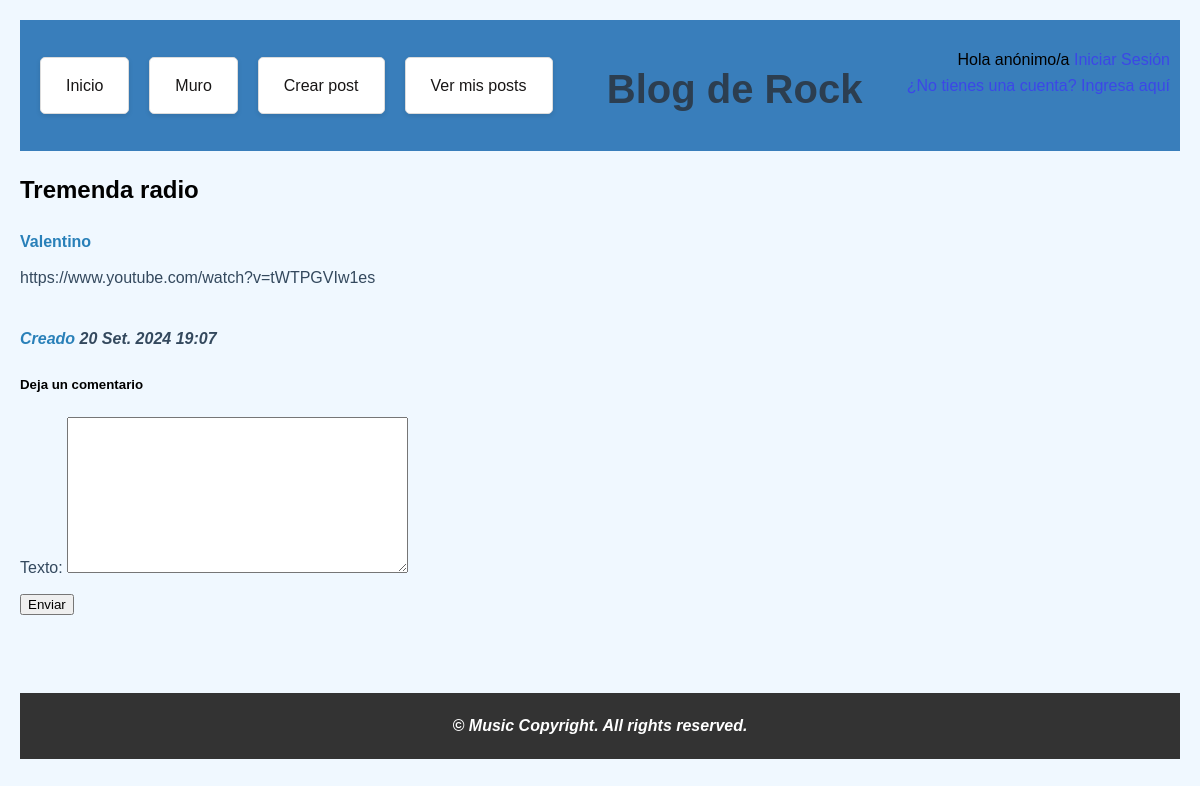
The page /blog/tremenda-radio/ on the database as committed earlier.
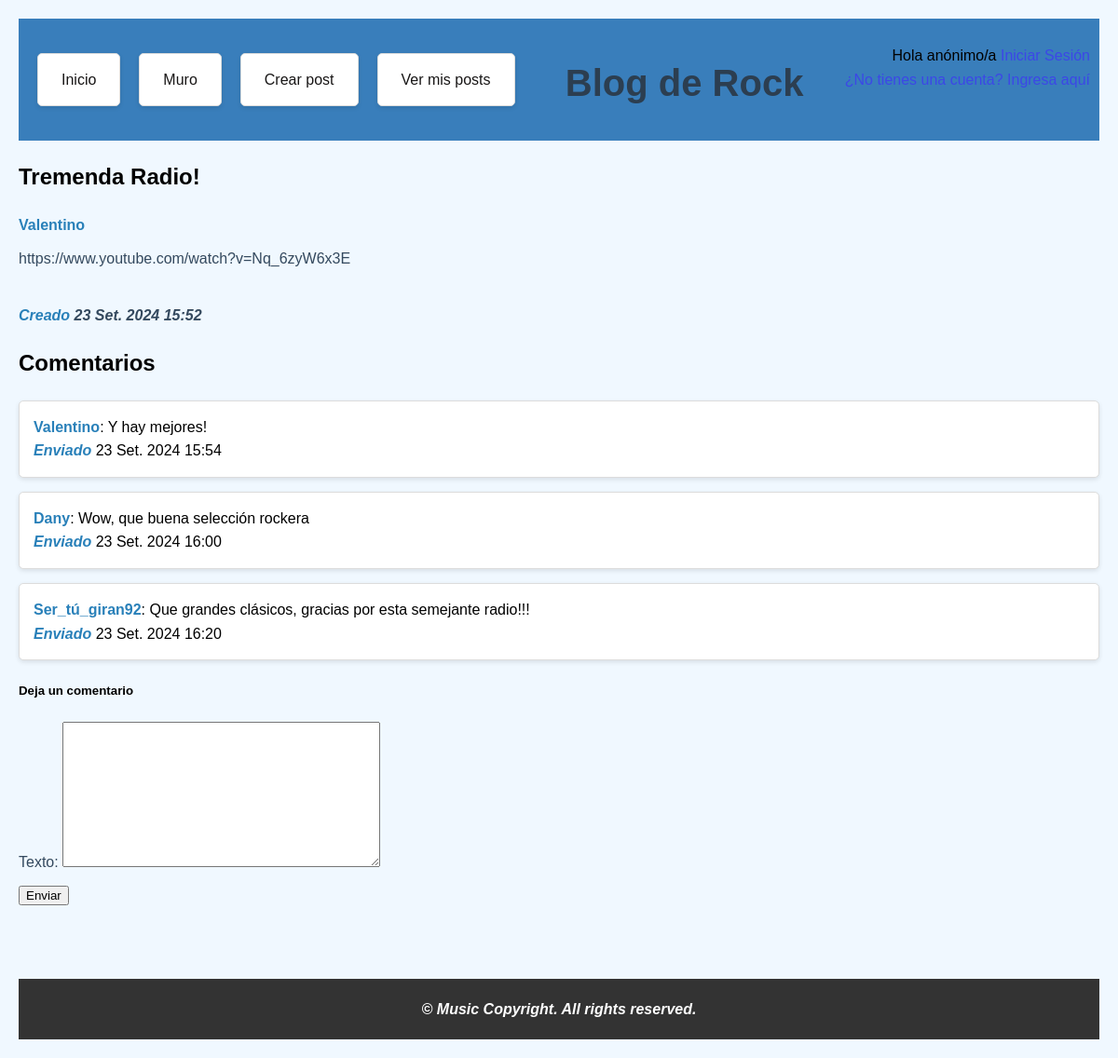
The same page on the database as committed later.
### blog/models.py (models this page shows, shortened)
class Blog(models.Model):
    autor = models.ForeignKey(User, on_delete=models.CASCADE)
    titulo = models.CharField(max_length=200)
    slug = models.SlugField(max_length=255, unique=True, blank=True)                    #utilización de slug para identificar de manera única cada post. Ideal para el uso de Blogs(en este caso, esencial)
    texto = models.CharField(max_length=1000, db_index=True, unique=True, blank=True)  # usar TextField si necesito más texto
    fechaCreado = models.DateTimeField(auto_now_add=True)

class Comentarios(models.Model):
    blog = models.ForeignKey('Blog', on_delete=models.CASCADE, related_name='comentarios')              #blog obligatorio, para poder identificar cada post y los comentarios en los correspondientes
    autor = models.ForeignKey(User, on_delete=models.CASCADE)
    texto = CKEditor5Field('Comentario', config_name='coment', blank=True)
    fechaCreado = models.DateTimeField(auto_now_add=True)

### blog/views.py (the view, shortened to what this page needs)
# urls.py: path('blog/<slug:slug>/', views.BlogContenido.as_view(), name='blog_contenido'),
class BlogContenido(DetailView):
    model = Blog
    template_name = 'blog_contenido.html'
    def get_context_data(self, **kwargs):                           #método heredado de la clase View, para renderizar y procesar vistas
        context = super().get_context_data(**kwargs)            #context = diccionario | **kwargs = argumentos claves
        if self.object:
            context['comentarios'] = self.object.comentarios.all()          #si existe, se basa en la clave 'comentarios'
            context['form'] = ComentarioForm()                              #se crea con el formulario de más abajo
        context['blog_content'] = self.object.texto             #agrega el context al post
        return context

### blog/views.py
class ComentarioForm(forms.ModelForm):
    class Meta:
        model = Comentarios
        fields = ['texto']
        widgets = {
            'blog': forms.HiddenInput(),                #se esconde el "blog" de comentarios, para no mostrarse a la hora de crear un comentario
        }                                               #solía salir cómo opción a elegir el post a comentar, y era innecesario ya que el comentario tenía la "id" del post

### blog/templates/blog_contenido.html (shortened to what this page needs)
{% extends "base.html" %}
{% block content %}
    <h2>{{ blog.titulo }}</h2>
    <p><b>{{ blog.autor.username|capfirst }}</b></p>
    <p>{{ blog.texto|safe }}</p>
    <p><br><b><i>Creado</b> {{ blog.fechaCreado}}</i></p>
    {% if comentarios %}
    <h2>Comentarios</h2>
        <ul>
            {% for comentario in comentarios %}
                <li><b>{{ comentario.autor|capfirst }}</b>: {{ comentario.texto }} <br><b><i>Enviado</i></b> {{ comentario.fechaCreado}}</li>
            {% endfor %}
        </ul>
    {% endif %}
<h5>Deja un comentario</h5>
<form method="post">
    {{ form.as_p }}
    <button type="submit">Enviar</button>
</form>
{% endblock %}

Rows that differ between the two databases and show on the page:
no longer on this page (row edited): Blog: titulo "Tremenda radio", autor.username "Valentino", texto "https://www.youtube.com/watch?v=tWTPGVIw1es", fechaCreado "20 Set. 2024 19:07"
added Blog: titulo "Tremenda Radio!", autor.username "Valentino", texto "https://www.youtube.com/watch?v=Nq_6zyW6x3E", fechaCreado "23 Set. 2024 15:52"
added Comentarios: autor "Valentino", texto "Y hay mejores!", fechaCreado "23 Set. 2024 15:54"
added Comentarios: autor "Dany", texto "Wow, que buena selección rockera", fechaCreado "23 Set. 2024 16:00"
added Comentarios: autor "Ser_tú_giran92", texto "Que grandes clásicos, gracias por esta semejante radio!!!", fechaCreado "23 Set. 2024 16:20"
Other text that changed with them:
text now shown: "Comentarios"
